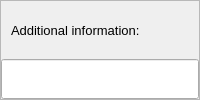
                      <widget class="QFrame" name="frame_11">
                       <property name="frameShape">
                        <enum>QFrame::StyledPanel</enum>
                       </property>
                       <property name="frameShadow">
                        <enum>QFrame::Raised</enum>
                       </property>
                       <layout class="QHBoxLayout" name="horizontalLayout_11">
                        <property name="spacing">
                         <number>10</number>
                        </property>
                        <property name="leftMargin">
                         <number>0</number>
                        </property>
                        <property name="topMargin">
                         <number>0</number>
                        </property>
                        <property name="rightMargin">
                         <number>0</number>
                        </property>
                        <property name="bottomMargin">
                         <number>0</number>
                        </property>
                        <item>
                         <widget class="QFrame" name="frame_12">
                          <layout class="QVBoxLayout" name="verticalLayout_14">
                           <property name="spacing">
                            <number>0</number>
                           </property>
                           <property name="leftMargin">
                            <number>0</number>
                           </property>
                           <property name="topMargin">
                            <number>0</number>
                           </property>
                           <property name="rightMargin">
                            <number>0</number>
                           </property>
                           <property name="bottomMargin">
                            <number>0</number>
                           </property>
                           <item>
                            <widget class="QLabel" name="label_33">
                             <property name="minimumSize">
                              <size>
                               <width>0</width>
                               <height>0</height>
                              </size>
                             </property>
                             <property name="font">
                              <font>
                               <family>Arial</family>
                               <pointsize>10</pointsize>
                               <weight>9</weight>
                               <italic>false</italic>
                               <bold>false</bold>
                              </font>
                             </property>
                             <property name="text">
                              <string>Additional information:</string>
                             </property>
                             <property name="alignment">
                              <set>Qt::AlignLeading|Qt::AlignLeft|Qt::AlignVCenter</set>
                             </property>
                             <property name="indent">
                              <number>10</number>
                             </property>
                            </widget>
                           </item>
                           <item>
                            <widget class="QLineEdit" name="additionalInfoLine">
                             <property name="sizePolicy">
                              <sizepolicy hsizetype="Preferred" vsizetype="Fixed">
                               <horstretch>0</horstretch>
                               <verstretch>0</verstretch>
                              </sizepolicy>
                             </property>
                             <property name="minimumSize">
                              <size>
                               <width>0</width>
                               <height>40</height>
                              </size>
                             </property>
                             <property name="alignment">
                              <set>Qt::AlignHCenter|Qt::AlignTop</set>
                             </property>
                             <property name="clearButtonEnabled">
                              <bool>true</bool>
                             </property>
                            </widget>
                           </item>
                          </layout>
                         </widget>
                        </item>
                       </layout>
                      </widget>
